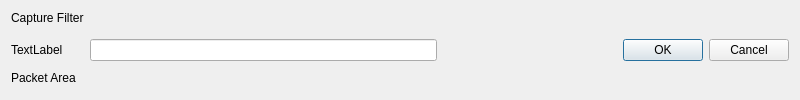
            <widget class="QWidget" name="widget_7" native="true">
             <property name="minimumSize">
              <size>
               <width>800</width>
               <height>0</height>
              </size>
             </property>
             <property name="maximumSize">
              <size>
               <width>16777215</width>
               <height>200</height>
              </size>
             </property>
             <property name="baseSize">
              <size>
               <width>0</width>
               <height>0</height>
              </size>
             </property>
             <layout class="QGridLayout" name="gridLayout_22">
              <item row="0" column="0" alignment="Qt::AlignTop">
               <widget class="QLabel" name="label_122">
                <property name="text">
                 <string>Capture Filter</string>
                </property>
               </widget>
              </item>
              <item row="1" column="0">
               <widget class="QLabel" name="label_123">
                <property name="text">
                 <string>TextLabel</string>
                </property>
               </widget>
              </item>
              <item row="1" column="1">
               <widget class="QLineEdit" name="lineEdit_15"/>
              </item>
              <item row="1" column="2">
               <widget class="QDialogButtonBox" name="buttonBox_5">
                <property name="standardButtons">
                 <set>QDialogButtonBox::Cancel|QDialogButtonBox::Ok</set>
                </property>
               </widget>
              </item>
              <item row="2" column="0">
               <widget class="QLabel" name="label_124">
                <property name="text">
                 <string>Packet Area</string>
                </property>
               </widget>
              </item>
             </layout>
            </widget>
